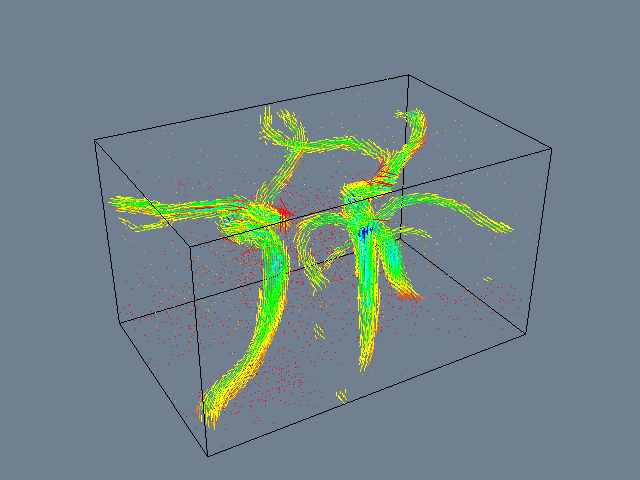

This figure's Python source:
#!/usr/bin/env python

# Visualize the carotid artery vector field using a hedgehog plot.

import os
from pathlib import Path

# Factory overrides: importing these modules registers the OpenGL rendering
# and interaction style implementations for vtkRenderingCore factory classes.
import vtkmodules.vtkInteractionStyle  # noqa: F401
import vtkmodules.vtkRenderingOpenGL2  # noqa: F401

# VTK pipeline classes used in this example
from vtkmodules.vtkCommonCore import vtkLookupTable
from vtkmodules.vtkFiltersCore import vtkHedgeHog
from vtkmodules.vtkFiltersModeling import vtkOutlineFilter
from vtkmodules.vtkIOLegacy import vtkStructuredPointsReader
from vtkmodules.vtkRenderingCore import (
    vtkActor,
    vtkPolyDataMapper,
    vtkRenderWindow,
    vtkRenderWindowInteractor,
    vtkRenderer,
)

# Colors (normalized RGB)
slate_gray = (0.439, 0.502, 0.565)
black = (0.0, 0.0, 0.0)

# Data directory
data_dir = Path(os.environ.get("VPE_DATA_DIR", Path(__file__).parent))

# Reader: load carotid artery velocity field
reader = vtkStructuredPointsReader()
reader.SetFileName(str(data_dir / "carotid.vtk"))

# Filter: hedgehog plot — oriented and scaled lines at each point
hhog = vtkHedgeHog()
hhog.SetInputConnection(reader.GetOutputPort())
hhog.SetScaleFactor(0.3)

# Lookup table: default color mapping
lut = vtkLookupTable()
lut.Build()

# Mapper: color hedgehog lines by scalar
hhog_mapper = vtkPolyDataMapper()
hhog_mapper.SetInputConnection(hhog.GetOutputPort())
hhog_mapper.SetScalarRange(50, 550)
hhog_mapper.SetLookupTable(lut)

# Actor: display the hedgehog
hhog_actor = vtkActor()
hhog_actor.SetMapper(hhog_mapper)

# Filter: outline around the data
outline = vtkOutlineFilter()
outline.SetInputConnection(reader.GetOutputPort())

outline_mapper = vtkPolyDataMapper()
outline_mapper.SetInputConnection(outline.GetOutputPort())

outline_actor = vtkActor()
outline_actor.SetMapper(outline_mapper)
outline_actor.GetProperty().SetColor(black)

# Renderer: assemble the scene and configure the camera
renderer = vtkRenderer()
renderer.AddActor(outline_actor)
renderer.AddActor(hhog_actor)
renderer.SetBackground(slate_gray)

# Window: display the rendered scene
render_window = vtkRenderWindow()
render_window.AddRenderer(renderer)
render_window.SetWindowName("carotid hedgehog")
render_window.SetMultiSamples(0)
render_window.SetSize(640, 480)

# Scene: configure camera
renderer.GetActiveCamera().SetFocalPoint(0, 0, 0)
renderer.GetActiveCamera().SetPosition(1, 0, 0)
renderer.GetActiveCamera().SetViewUp(0, 0, 1)
renderer.ResetCamera()
renderer.GetActiveCamera().Azimuth(60)
renderer.GetActiveCamera().Elevation(30)
renderer.GetActiveCamera().Dolly(1.1)
renderer.ResetCameraClippingRange()

# Interactor: handle mouse and keyboard events
render_window_interactor = vtkRenderWindowInteractor()
render_window_interactor.SetRenderWindow(render_window)

# Launch the interactive visualization
render_window_interactor.Initialize()
render_window_interactor.Start()
